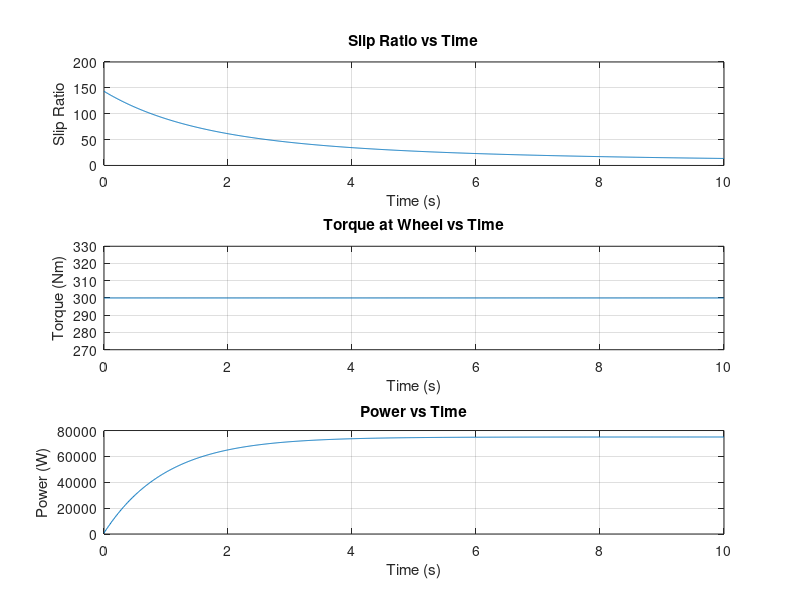

Write the MATLAB code that produced this figure.
% MATLAB Code to Obtain Vehicle Slip, Torque, and Power Characteristics Without Traction Control

% Vehicle Parameters
mass = 1500;            % Vehicle mass (kg)
g = 9.81;               % Acceleration due to gravity (m/s^2)
wheel_radius = 0.3;     % Wheel radius (m)
moment_of_inertia = 1.2; % Moment of inertia of the wheel (kg.m^2)
engine_torque = 300;    % Engine torque (Nm)
drag_coeff = 0.3;       % Aerodynamic drag coefficient
air_density = 1.225;    % Air density (kg/m^3)
frontal_area = 2.2;     % Frontal area (m^2)
rolling_resistance_coeff = 0.015;

% Simulation Parameters
time_step = 0.01;       % Time step (s)
total_time = 10;        % Total simulation time (s)
num_steps = total_time / time_step;
time = linspace(0, total_time, num_steps);

% Initial Conditions
vehicle_speed = 0;      % Initial vehicle speed (m/s)
angular_velocity = 0;   % Initial wheel angular velocity (rad/s)

% Arrays to Store Results
slip_ratio = zeros(1, num_steps);
torque_at_wheel = zeros(1, num_steps);
power = zeros(1, num_steps);
vehicle_speeds = zeros(1, num_steps);

for i = 1:num_steps
    % Aerodynamic Drag and Rolling Resistance
    drag_force = 0.5 * drag_coeff * air_density * frontal_area * vehicle_speed^2;
    rolling_resistance = rolling_resistance_coeff * mass * g;
    
    % Net Force on the Vehicle
    traction_force = (engine_torque / wheel_radius) - drag_force - rolling_resistance;
    
    % Vehicle Acceleration (F = ma)
    acceleration = traction_force / mass;
    
    % Update Vehicle Speed
    vehicle_speed = vehicle_speed + acceleration * time_step;
    vehicle_speeds(i) = vehicle_speed;
    
    % Update Wheel Angular Velocity
    angular_velocity = angular_velocity + (engine_torque - moment_of_inertia * angular_velocity) / moment_of_inertia * time_step;
    
    % Compute Slip Ratio
    wheel_linear_speed = angular_velocity * wheel_radius;
    slip_ratio(i) = (wheel_linear_speed - vehicle_speed) / max(vehicle_speed, 1e-3); % Avoid division by zero
    
    % Torque at the Wheel and Power Output
    torque_at_wheel(i) = engine_torque;
    power(i) = torque_at_wheel(i) * angular_velocity; % Power = Torque * Angular Velocity
end

% Plot Results
figure;
subplot(3,1,1);
plot(time, slip_ratio);
title('Slip Ratio vs Time');
xlabel('Time (s)');
ylabel('Slip Ratio');
grid on;

subplot(3,1,2);
plot(time, torque_at_wheel);
title('Torque at Wheel vs Time');
xlabel('Time (s)');
ylabel('Torque (Nm)');
grid on;

subplot(3,1,3);
plot(time, power);
title('Power vs Time');
xlabel('Time (s)');
ylabel('Power (W)');
grid on;
